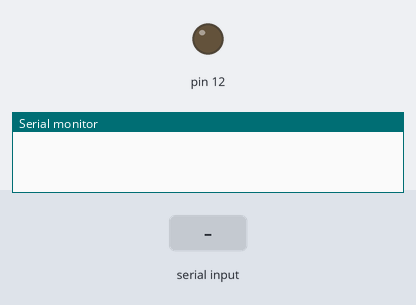
This sketch was run on a simulated Arduino Uno, built with avr-gcc and run on an emulated ATmega328P. Parts: output pins drawn as LEDs (lit = HIGH), the last lines printed to the serial monitor. The inputs (shaded band) are chosen by the test bench.

Above: at 1.2 s.
1.3 s: "1\n" received over Serial
At 1.9 s:
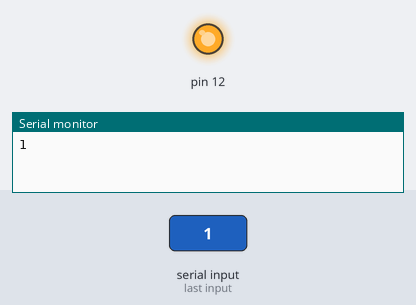
2.8 s: "0\n" received over Serial
At 4.2 s:
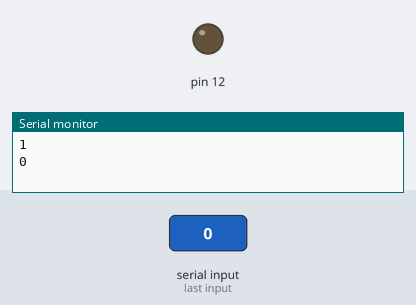
Timing chart, 0 to 5.8 s (numbered marks = the images above; inputs shaded):
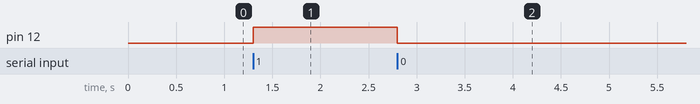

The sketch:

squid_game_.ino
```cpp
char Incoming_value = 0;

void setup()
{
  Serial.begin(9600);
  pinMode(12, OUTPUT);
}

void loop()
{
  if(Serial.available() > 0)
  {
    Incoming_value = Serial.read();
    Serial.print(Incoming_value);
    Serial.print("\n");
    if(Incoming_value == '0')
      digitalWrite(12, LOW);
    else if(Incoming_value == '1')
      digitalWrite(12, HIGH);
  }
} 
```

Measured:
- after the input at 1.3 s, pin 12: LOW → HIGH at once
- after the input at 2.8 s, pin 12: HIGH → LOW at once
